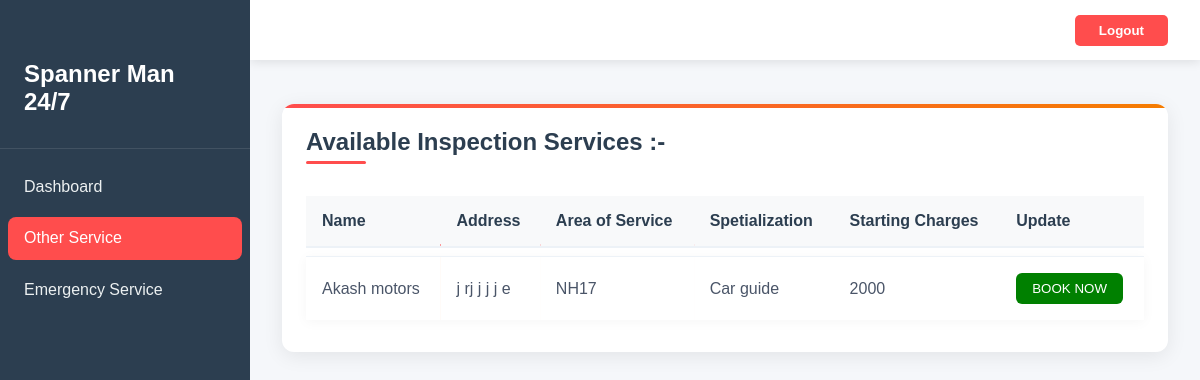
The page /user/inspection.php (signed in) on the database its author committed.
### tables this page shows
CREATE TABLE `vendors` (
  `id` int(11) NOT NULL,
  `name` varchar(50) NOT NULL,
  `phone` bigint(10) NOT NULL,
  `email` varchar(50) NOT NULL,
  `address` varchar(50) NOT NULL,
  `area` varchar(100) NOT NULL,
  `space` varchar(100) NOT NULL,
  `towing` varchar(10) NOT NULL,
  `pin` int(10) NOT NULL,
  `charges` bigint(255) NOT NULL,
  `created_at` timestamp NOT NULL DEFAULT current_timestamp()
);

### user/inspection.php (the view, shortened to what this page needs)
<?php
$server = "localhost";
$username = "root";
$password = "";
$dbname = "break_pass";
    $con = mysqli_connect($server,$username,$password,$dbname);
      ?>
<?php
$profile = $_SESSION['Aus'];
?>
<?php
$que2 = "SELECT pincode, NH FROM `requests` WHERE `email` = '$profile'";
$result2 = mysqli_query($con, $que2);
$row2 = mysqli_fetch_assoc($result2);
$pincode = $row2['pincode'];
$NH = $row2['NH'];
$que = "SELECT * FROM vendors
WHERE `pin` = '$pincode'
AND `area` = '$NH'
AND (`space` = 'Car guide' OR `space` = 'Car Inspection')";
$result1 = mysqli_query($con, $que);
?>
<!DOCTYPE html>
<html lang="en">
<head>
</head>
<body>
<nav class="sidebar">
        <div class="logo">
            <h1>Spanner Man 24/7</h1>
        </div>
        <ul class="nav-links">
            <li><a href="../user.php">
                <span>Dashboard</span>
            </a></li>
            <li><a href="./mortel.php" class="active">
                <span>Other Service</span>
            </a></li>
            <li><a href="./emergency.php">
                <span>Emergency Service</span>
            </a></li>
        </ul>
    </nav>
    <header class="header">
        <a href="./logout.php"><button class="logout-btn">Logout</button></a>
    </header>
    <main class="main-content">
    <div class="section__container">
    <div class="table-container">
        <h3>Available Inspection Services :-</h3>
        <table class="contact-table" style="margin-right:30px;">
            <thead>
            <tr>
                <th>Name</th>
                <th>Address</th>
                <th>Area of Service</th>
                <th>Spetialization</th>
                <th>Starting Charges</th>
                <th>Update</th>
            </tr>
            </thead>
            <tbody >
            <tr >
            <?php
              while($row = mysqli_fetch_assoc($result1)) { ?>
                <td> <?php  echo $row['name']; ?> </td>
                <td> <?php  echo $row['address']; ?> </td>
                <td> <?php  echo $row['area']; ?> </td>
                <td> <?php  echo $row['space']; ?> </td>
                <td> <?php  echo $row['charges']; ?> </td>
                <td><a href="./operate/procress_inspect.php?uid=<?php echo $row['id']; ?>"><button type="button" class="action-btn" style="background-color:green">BOOK NOW</button></a></td>
            </tr>
            <?php }?>
            </tbody>
        </table>
    </div>
    </div>
    </main>
</body>
</html>

### user/inspection.php (style rules this page uses)
* { margin: 0; padding: 0; box-sizing: border-box; font-family: Arial, sans-serif; }
body { background: #f5f7fa; min-height: 100vh; }
.sidebar { position: fixed; left: 0; top: 0; bottom: 0; width: 250px; background: #2c3e50; padding-top: 60px; transition: all 0.3s ease; z-index: 100; }
.sidebar .logo { padding: 0 1.5rem 2rem; color: white; font-size: 1.5rem; border-bottom: 1px solid rgba(255,255,255,0.1); margin-bottom: 1rem; }
.nav-links { list-style: none; padding: 0 0.5rem; }
.nav-links li { margin-bottom: 0.5rem; }
.nav-links a { display: flex; align-items: center; padding: 0.8rem 1rem; color: #ecf0f1; text-decoration: none; border-radius: 8px; transition: all 0.3s ease; }
.nav-links a.active { background: #ff4d4d; color: white; }
.header { position: fixed; top: 0; left: 250px; right: 0; height: 60px; background: white; padding: 0 2rem; display: flex; align-items: center; justify-content: flex-end; box-shadow: 0 2px 10px rgba(0,0,0,0.1); z-index: 99; }
.logout-btn { background: #ff4d4d; color: white; border: none; padding: 0.5rem 1.5rem; border-radius: 5px; cursor: pointer; font-weight: bold; transition: all 0.3s ease; }
.main-content { margin-left: 250px; padding: 80px 2rem 2rem; }
.logo h1 { color: white; font-size: 1.5rem; position: relative; overflow: hidden; }
.logo h1::after { content: ''; position: absolute; bottom: 0; left: -100%; width: 100%; height: 2px; background: #ff4d4d; animation: slideLine 3s infinite; }
.table-container { background: white; border-radius: 12px; padding: 24px; box-shadow: 0 4px 20px rgba(0, 0, 0, 0.08); margin: 24px 0; opacity: 0; animation: fadeIn 0.6s ease forwards; position: relative; overflow: hidden; }
.table-container::before { content: ''; position: absolute; top: 0; left: -100%; width: 100%; height: 4px; background: linear-gradient(90deg, #ff4d4d, #f57c00); animation: slideInBorder 1.5s ease forwards; }
.table-container h3 { color: #2c3e50; font-size: 24px; margin-bottom: 20px; position: relative; display: inline-block; animation: slideInLeft 0.6s ease forwards; }
.table-container h3::after { content: ''; position: absolute; bottom: -8px; left: 0; width: 60px; height: 3px; background: #ff4d4d; border-radius: 2px; animation: slideRight 0.6s ease forwards 0.3s; }
.contact-table { width: 100%; border-collapse: separate; border-spacing: 0 8px; margin-top: 12px; }
.contact-table thead tr { background: #f8f9fa; animation: fadeInDown 0.5s ease forwards; }
.contact-table th { color: #2c3e50; font-weight: 600; padding: 16px; text-align: left; border-bottom: 2px solid #edf2f7; transition: all 0.3s ease; position: relative; overflow: hidden; }
.contact-table th::after { content: ''; position: absolute; bottom: 0; left: 0; width: 100%; height: 2px; background: #ff4d4d; transform: translateX(-100%); transition: transform 0.3s ease; }
.contact-table tbody tr { background: white; box-shadow: 0 2px 12px rgba(0, 0, 0, 0.04); transform: translateY(0); transition: all 0.3s ease; opacity: 0; animation: fadeInUp 0.5s ease forwards; animation-delay: calc(var(--row-index, 0) * 0.1s); }
.contact-table td { padding: 16px; color: #4a5568; border-top: 1px solid #edf2f7; position: relative; overflow: hidden; }
.contact-table td::before { content: ''; position: absolute; left: 0; bottom: 0; width: 100%; height: 100%; background: rgba(245, 124, 0, 0.05); transform: translateX(-100%); transition: transform 0.3s ease; }
.action-btn { padding: 8px 16px; border: none; border-radius: 6px; color: white; font-weight: 500; cursor: pointer; transition: all 0.3s ease; position: relative; overflow: hidden; }
.action-btn::before { content: ''; position: absolute; top: 50%; left: 50%; width: 0; height: 0; background: rgba(255, 255, 255, 0.2); border-radius: 50%; transform: translate(-50%, -50%); transition: width 0.6s ease, height 0.6s ease; }

### rows shown on the page
vendors: name "Akash motors", address "j rj j j j e", area "NH17", space "Car guide", charges "2000"
